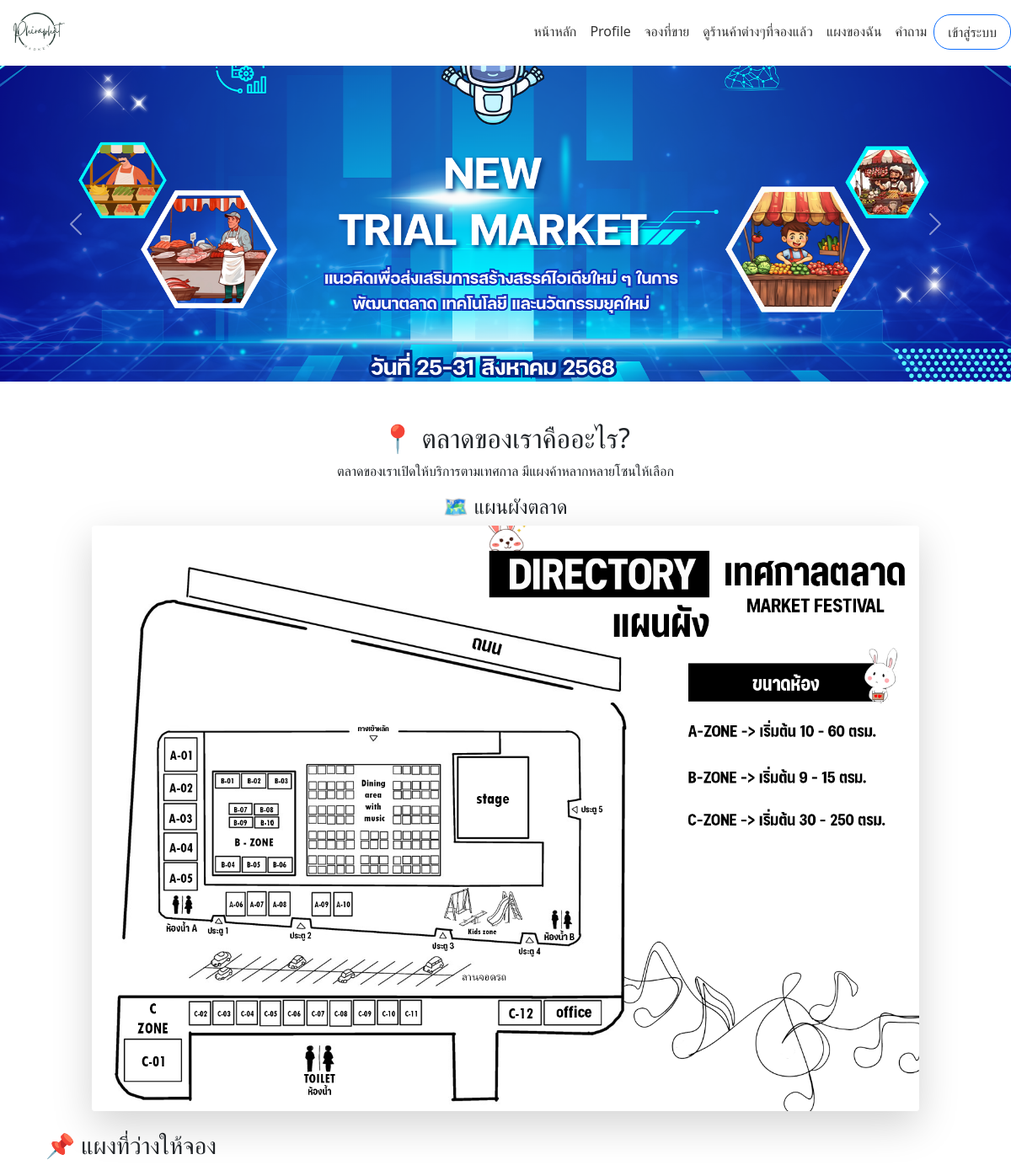
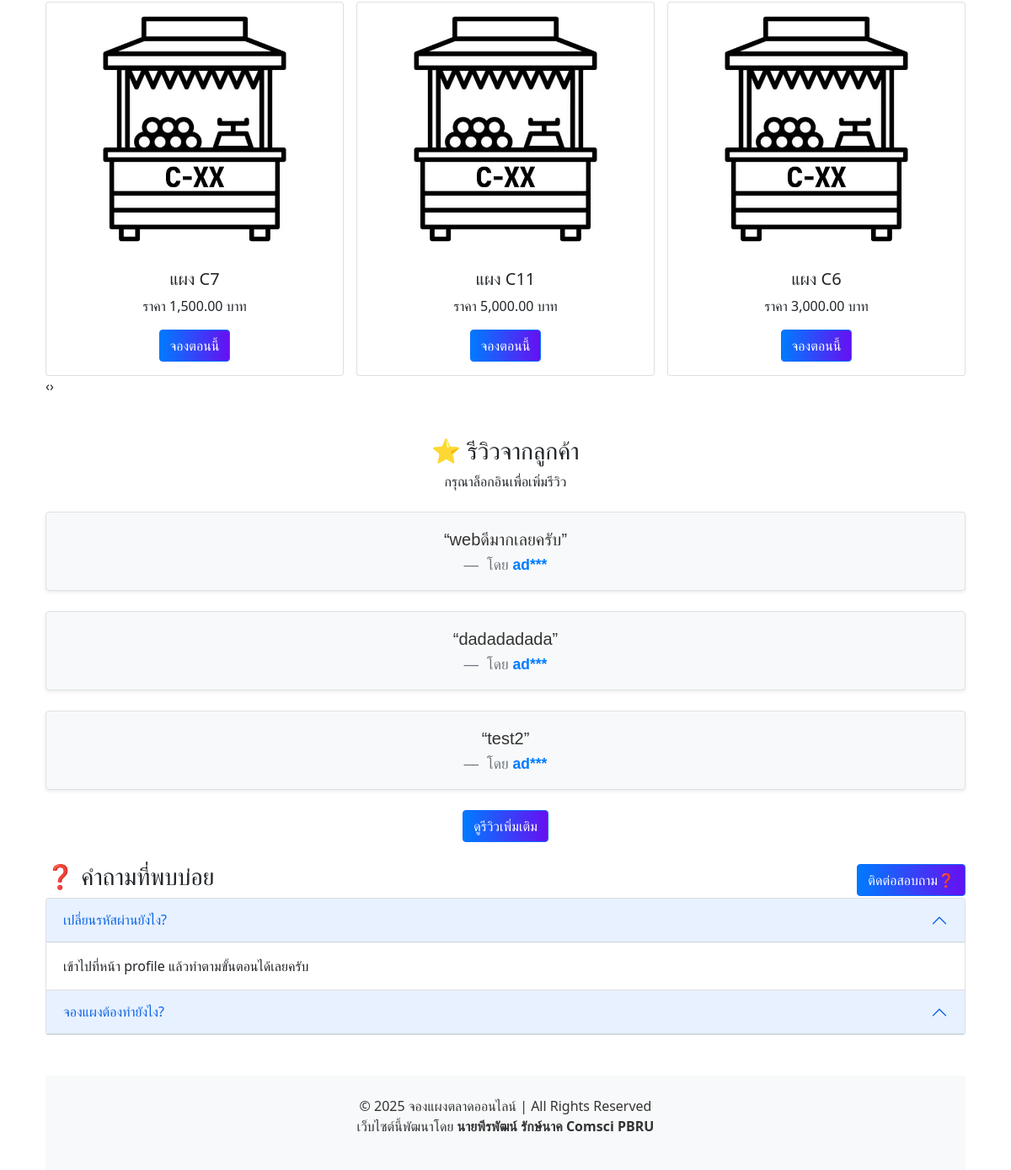
The page / on the database its author committed (2 pictures, top to bottom).
### tables this page shows
CREATE TABLE `banners` (
  `id` int(11) NOT NULL,
  `banner_image` varchar(255) NOT NULL,
  `created_at` timestamp NOT NULL DEFAULT current_timestamp(),
  `status` tinyint(1) DEFAULT 0
);

CREATE TABLE `zone_number` (
  `id` int(10) NOT NULL,
  `number` varchar(20) NOT NULL,
  `zone` int(10) NOT NULL,
  `status` int(2) NOT NULL COMMENT '0=ว่าง 1=จองแล้ว',
  `price` decimal(10,2) NOT NULL DEFAULT 0.00,
  `image` varchar(255) DEFAULT NULL
);

CREATE TABLE `reviews` (
  `id` int(11) NOT NULL,
  `user_id` int(11) NOT NULL,
  `comment` text NOT NULL,
  `created_at` timestamp NOT NULL DEFAULT current_timestamp()
);

CREATE TABLE `users` (
  `id` int(11) NOT NULL,
  `username` varchar(255) NOT NULL,
  `password` varchar(255) NOT NULL,
  `email` varchar(255) NOT NULL,
  `phone` varchar(20) NOT NULL,
  `profile_pic` varchar(255) DEFAULT NULL,
  `created_at` timestamp NOT NULL DEFAULT current_timestamp(),
  `role` varchar(20) NOT NULL DEFAULT 'user'
);

CREATE TABLE `faqs` (
  `id` int(11) NOT NULL,
  `question` varchar(255) NOT NULL,
  `answer` text NOT NULL,
  `created_at` timestamp NOT NULL DEFAULT current_timestamp()
);

### index.php (the view, shortened to what this page needs)
<?php
include('db_connect.php');
$sql_reviews = "SELECT reviews.comment, users.username FROM reviews JOIN users ON reviews.user_id = users.id ORDER BY reviews.created_at DESC";
$reviews_result = $conn->query($sql_reviews);
?>
<?php
$sql_faq = "SELECT * FROM faqs ORDER BY created_at DESC";
$result_faq = $conn->query($sql_faq);
$sql_banner = "SELECT * FROM banners WHERE status = 1 ORDER BY id ASC";
$banner_result = $conn->query($sql_banner);
?>
<!DOCTYPE html>
<html lang="th">
<head>
    <link rel="stylesheet" href="style/booking.css">
    <link rel="stylesheet" href="style/modal.css">
    <link rel="stylesheet" href="style/review.css">
    <link href="https://cdn.jsdelivr.net/npm/bootstrap@5.0.2/dist/css/bootstrap.min.css" rel="stylesheet">
    <link rel="stylesheet" href="https://cdnjs.cloudflare.com/ajax/libs/OwlCarousel2/2.3.4/assets/owl.carousel.min.css">
    <link rel="stylesheet" href="https://cdnjs.cloudflare.com/ajax/libs/OwlCarousel2/2.3.4/assets/owl.theme.default.min.css">
</head>
<body>
    <?php include('navbar.php'); ?>
    <div id="carouselExample" class="carousel slide" data-bs-ride="carousel" data-bs-interval="3000">
        <div class="carousel-inner">
            <?php
            $activeClass = 'active';
            if ($banner_result->num_rows > 0) {
                while ($row = $banner_result->fetch_assoc()) {
                    $bannerImage = 'img/' . $row['banner_image'];
            ?>
                    <div class="carousel-item <?php echo $activeClass; ?>">
                        <img src="<?php echo $bannerImage; ?>" class="d-block w-100" alt="Banner">
                    </div>
            <?php
                    $activeClass = '';
                }
            } else {
                echo '<div class="carousel-item active"><p class="text-center">ไม่มีแบนเนอร์ที่แสดง</p></div>';
            }
            ?>
        </div>
        <button class="carousel-control-prev" type="button" data-bs-target="#carouselExample" data-bs-slide="prev">
            <span class="carousel-control-prev-icon" aria-hidden="true"></span>
        </button>
        <button class="carousel-control-next" type="button" data-bs-target="#carouselExample" data-bs-slide="next">
            <span class="carousel-control-next-icon" aria-hidden="true"></span>
        </button>
    </div>
    <div class="container mt-5">
        <section class="text-center">
            <h2>📍 ตลาดของเราคืออะไร?</h2>
            <p>ตลาดของเราเปิดให้บริการตามเทศกาล มีแผงค้าหลากหลายโซนให้เลือก</p>
            <div class="text-center mt-3">
                <h4>🗺 แผนผังตลาด</h4>
                <img src="imgAreaDiagram/AreaDG2.png" class="img-fluid shadow-lg rounded" alt="แผนผังตลาด" style="max-width: 90%;">
            </div>
        </section>
        <section class="mt-4">
            <h3>📌 แผงที่ว่างให้จอง</h3>
            <div class="owl-carousel">
                <?php
                $sql = "SELECT * FROM zone_number WHERE status = 0 ORDER BY RAND() LIMIT 9";
                $result = $conn->query($sql);
                if ($result->num_rows > 0) {
                    while ($row = $result->fetch_assoc()) {
                        $zone_number = $row['number'];
                        $price = $row['price'];
                        $image = $row['image'];
                ?>
                        <div class="item">
                            <div class="card">
                                <img src="imageZone/<?php echo $image; ?>" class="card-img-top" alt="แผง <?php echo $zone_number; ?>">
                                <div class="card-body text-center">
                                    <h5 class="card-title"><?php echo "แผง " . $zone_number; ?></h5>
                                    <p class="card-text">ราคา <?php echo number_format($price, 2); ?> บาท</p>
                                    <a href="booking.php" class="btn btn-primary">จองตอนนี้</a>
                                </div>
                            </div>
                        </div>
                <?php
                    }
                } else {
                    echo "<p class='text-center'>ไม่มีแผงว่างให้จองในขณะนี้</p>";
                }
                ?>
            </div>
        </section>
        <section class="mt-4 text-center">
            <h3>⭐ รีวิวจากลูกค้า</h3>
            <?php if (isset($_SESSION['user_id'])) { ?>
                <form action="index.php" method="POST">
                    <div class="mb-3">
                        <textarea name="comment" class="form-control" placeholder="เขียนความคิดเห็นของคุณที่นี่" rows="4" required></textarea>
                    </div>
                    <button type="submit" name="submit_review" class="btn btn-primary">ส่งรีวิว</button>
                </form>
            <?php } else { ?>
                <p>กรุณาล็อกอินเพื่อเพิ่มรีวิว</p>
            <?php } ?>
            <div class="mt-4">
                <?php
                if ($reviews_result->num_rows > 0) {
                    $count = 0;
                    while ($review = $reviews_result->fetch_assoc()) {
                        $username = $review['username'];
                        $masked_username = substr($username, 0, 2) . str_repeat('*', strlen($username) - 2);
                        $hiddenClass = ($count >= 3) ? 'd-none more-reviews' : '';
                ?>
                        <div class="review-card mb-4 p-3 border rounded shadow-sm <?= $hiddenClass ?>">
                            <blockquote class="blockquote mb-0">
                                <p class="lead">“<?php echo $review['comment']; ?>”</p>
                                <footer class="blockquote-footer">
                                    โดย <strong><?php echo $masked_username; ?></strong>
                                </footer>
                            </blockquote>
                        </div>
                <?php
                        $count++;
                    }
                    if ($reviews_result->num_rows > 3) {
                        echo '<button id="showMoreBtn" class="btn btn-primary">ดูรีวิวเพิ่มเติม</button>';
                    }
                } else {
                    echo "<p>ยังไม่มีรีวิวจากลูกค้า</p>";
                }
                ?>
            </div>
        </section>
        <section class="mt-4">
            <div class="d-flex justify-content-between align-items-center">
                <h3>❓ คำถามที่พบบ่อย</h3>
                <button class="btn btn-primary" data-bs-toggle="modal" data-bs-target="#questionModal">
                    ติดต่อสอบถาม❓
                </button>
            </div>
            <div class="accordion" id="faqAccordion">
                <?php
                if ($result_faq->num_rows > 0) {
                    $counter = 1;
                    while ($faq = $result_faq->fetch_assoc()) {
                ?>
                        <div class="accordion-item">
                            <h2 class="accordion-header">
                                <button class="accordion-button" type="button" data-bs-toggle="collapse" data-bs-target="#faq<?php echo $counter; ?>">
                                    <?php echo $faq['question']; ?>
                                </button>
                            </h2>
                            <div id="faq<?php echo $counter; ?>" class="accordion-collapse collapse <?php echo ($counter == 1) ? 'show' : ''; ?>">
                                <div class="accordion-body">
                                    <?php echo $faq['answer']; ?>
                                </div>
                            </div>
                        </div>
                <?php
                        $counter++;
                    }
                } else {
                    echo "<p>ยังไม่มีคำถามที่พบบ่อย</p>";
                }
                ?>
            </div>
        </section>
    </div>
    <?php include('footer.php'); ?>
</body>
</html>

### style/booking.css (style rules this page uses)
.card { transition: transform 0.3s, box-shadow 0.3s; border-radius: 15px; overflow: hidden; }
.card img { border-top-left-radius: 15px; border-top-right-radius: 15px; height: 300px; object-fit: cover; }
.btn-primary { background: linear-gradient(to right, #007bff, #6610f2); border: none; transition: 0.3s; }

### style/review.css (style rules this page uses)
.review-card { background-color: #f8f9fa; border: 1px solid #ddd; border-radius: 10px; box-shadow: 0 2px 8px rgba(0, 0, 0, 0.1); padding: 15px; }
blockquote { font-size: 1.2rem; font-style: normal; font-family: 'Arial', sans-serif; color: #333; line-height: 1.6; }
blockquote footer { font-size: 0.9rem; color: #555; }
blockquote footer strong { font-weight: bold; color: #007bff; }

### rows shown on the page
banners: banner_image (picture)
zone_number: image (picture), number "C7", price "1,500.00"
zone_number: image (picture), number "C11", price "5,000.00"
zone_number: image (picture), number "C6", price "3,000.00"
reviews: comment "webดีมากเลยครับ", user.username "ad***"
reviews: comment "dadadadada", user.username "ad***"
reviews: comment "test2", user.username "ad***"
faqs: question "เปลี่ยนรหัสผ่านยังไง?", answer "เข้าไปที่หน้า profile แล้วทำตามขั้นตอนได้เลยครับ"
faqs: question "จองแผงต้องทำยังไง?"
